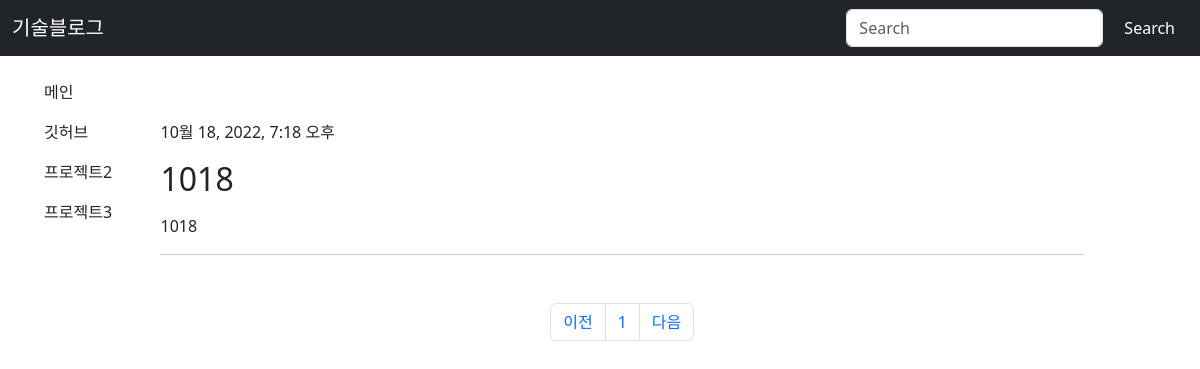
/app1/, run on an earlier commit of the app's database.
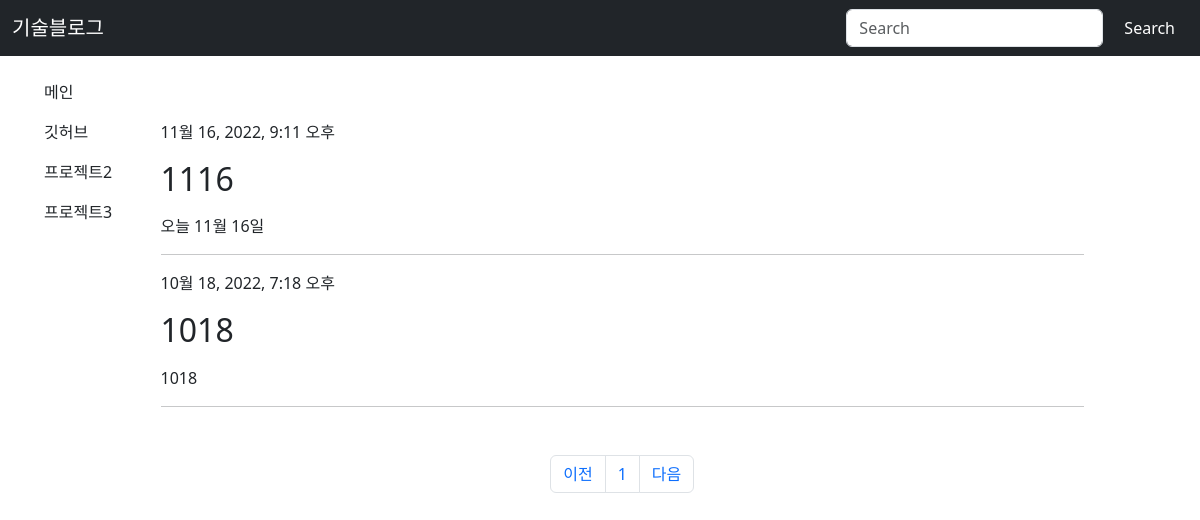
And on a later commit of the database.
### app1/models.py (models this page shows)
class App1(models.Model):
    title=models.CharField(max_length=20)
    content=models.TextField()
    created_at=models.DateTimeField(auto_now_add=True)
    updated_at=models.DateTimeField(auto_now=True)
    hits=models.PositiveIntegerField(default = 0)#조회 수

### app1/views.py (the view)
# urls.py: path('', views.index, name='index'),
def index(request):#목록
    index_contents = App1.objects.all().order_by('-pk')#최신순
    context={
        'index_contents':index_contents
    }
    return render(request, 'app1/index.html', context)

### app1/templatetags/filter.py (called while the page is built)
@register.filter
def mark(value):
    extensions = ["nl2br", "fenced_code"]
    return mark_safe(markdown.markdown(value, extensions=extensions))

### app1/templates/app1/index.html
{% extends 'base.html' %}
{% load django_bootstrap5 %}
{% load filter %}
{% block body %}
<div class="d-flex">
  <div style="width:10ex;">
    <nav class="nav flex-column position-fixed">{% comment %} 상단고정? {% endcomment %}
      <li class="nav-item">
        <a class="nav-link text-dark" aria-current="page" href="{% url 'app1:index' %}">메인</a> {% comment %} index경로  {% endcomment %}
      </li>
      <li class="nav-item">
        <a class="nav-link text-dark" href="https://github.com/ANDONGWOO/TIL">깃허브</a>
      </li>
      <li class="nav-item">
        <a class="nav-link text-dark" href="http://yeoldybean-env.eba-ghf297im.ap-northeast-2.elasticbeanstalk.com/">프로젝트2</a>
      </li>
      <li class="nav-item">
        <a class="nav-link text-dark" href="http://ntkbean-env.eba-qinu3xmh.ap-northeast-2.elasticbeanstalk.com/">프로젝트3</a>
      </li>
    </nav>
  </div>
  <div class="container m-5">
  {% for index_content in index_contents %}
  <div class="card-body">
    <p class="card-text">{{ index_content.created_at }}</p>
    <a class="card-header fw-bold" href="{% url 'app1:detail' index_content.pk %}" style="text-decoration: none;"><h2>{{ index_content.title }}</h2></a>
    <p class="card-text">{{ index_content.content|mark }}</p>
  </div>
  <hr>
  {% endfor %}
    <div class="m-5 d-flex justify-content-center">
      <nav aria-label="Page navigation example ">
        <ul class="pagination">{% comment %} #페이지 10 {% endcomment %}
          <li class="page-item"><a class="page-link" href="#">이전</a></li>
          <li class="page-item"><a class="page-link" href="#">1</a></li>
          <li class="page-item"><a class="page-link" href="#">다음</a></li>
        </ul>
      </nav>
    </div>
  </div>
</div>
{% endblock %}

What changed in the data, as far as the page shows it:
added App1: created_at "11월 16, 2022, 9:11 오후", title "1116", content|mark "오늘 11월 16일"
